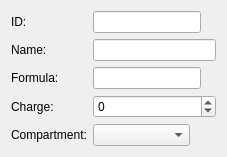
<?xml version="1.0" encoding="UTF-8"?>
<ui version="4.0">
 <class>MetaboliteAttributeDisplayWidget</class>
 <widget class="QWidget" name="MetaboliteAttributeDisplayWidget">
  <property name="geometry">
   <rect>
    <x>0</x>
    <y>0</y>
    <width>227</width>
    <height>148</height>
   </rect>
  </property>
  <property name="windowTitle">
   <string>Form</string>
  </property>
  <layout class="QFormLayout" name="formLayout">
   <item row="0" column="0">
    <widget class="QLabel" name="iDLabel">
     <property name="text">
      <string>ID:</string>
     </property>
    </widget>
   </item>
   <item row="0" column="1">
    <layout class="QHBoxLayout" name="horizontalLayout">
     <item>
      <widget class="QLineEdit" name="iDLineEdit"/>
     </item>
     <item>
      <widget class="QLabel" name="labelIdStatus">
       <property name="maximumSize">
        <size>
         <width>20</width>
         <height>20</height>
        </size>
       </property>
       <property name="styleSheet">
        <string notr="true">padding: 1;</string>
       </property>
       <property name="text">
        <string/>
       </property>
       <property name="pixmap">
        <pixmap resource="../../icons/icons.qrc">:/status_error</pixmap>
       </property>
       <property name="scaledContents">
        <bool>true</bool>
       </property>
      </widget>
     </item>
    </layout>
   </item>
   <item row="1" column="0">
    <widget class="QLabel" name="nameLabel">
     <property name="text">
      <string>Name:</string>
     </property>
    </widget>
   </item>
   <item row="1" column="1">
    <widget class="QLineEdit" name="nameLineEdit"/>
   </item>
   <item row="2" column="0">
    <widget class="QLabel" name="formulaLabel">
     <property name="text">
      <string>Formula:</string>
     </property>
    </widget>
   </item>
   <item row="2" column="1">
    <layout class="QHBoxLayout" name="horizontalLayout_2">
     <item>
      <widget class="QLineEdit" name="formulaLineEdit"/>
     </item>
     <item>
      <widget class="QLabel" name="labelFormulaStatus">
       <property name="maximumSize">
        <size>
         <width>20</width>
         <height>20</height>
        </size>
       </property>
       <property name="styleSheet">
        <string notr="true">padding: 1;</string>
       </property>
       <property name="text">
        <string/>
       </property>
       <property name="pixmap">
        <pixmap resource="../../icons/icons.qrc">:/status_error</pixmap>
       </property>
       <property name="scaledContents">
        <bool>true</bool>
       </property>
      </widget>
     </item>
    </layout>
   </item>
   <item row="3" column="0">
    <widget class="QLabel" name="chargeLabel">
     <property name="text">
      <string>Charge:</string>
     </property>
    </widget>
   </item>
   <item row="3" column="1">
    <widget class="QSpinBox" name="chargeSpinBox">
     <property name="minimum">
      <number>-99</number>
     </property>
    </widget>
   </item>
   <item row="4" column="0">
    <widget class="QLabel" name="compartmentLabel">
     <property name="text">
      <string>Compartment:</string>
     </property>
    </widget>
   </item>
   <item row="4" column="1">
    <layout class="QHBoxLayout" name="horizontalLayout_3">
     <item>
      <widget class="QComboBox" name="compartmentComboBox">
       <property name="currentText">
        <string/>
       </property>
      </widget>
     </item>
     <item>
      <widget class="QLabel" name="labelCompartmentStatus">
       <property name="maximumSize">
        <size>
         <width>20</width>
         <height>20</height>
        </size>
       </property>
       <property name="styleSheet">
        <string notr="true">padding: 1;</string>
       </property>
       <property name="text">
        <string/>
       </property>
       <property name="pixmap">
        <pixmap resource="../../icons/icons.qrc">:/status_error</pixmap>
       </property>
       <property name="scaledContents">
        <bool>true</bool>
       </property>
      </widget>
     </item>
    </layout>
   </item>
  </layout>
 </widget>
 <resources>
  <include location="../../icons/icons.qrc"/>
 </resources>
 <connections/>
</ui>
